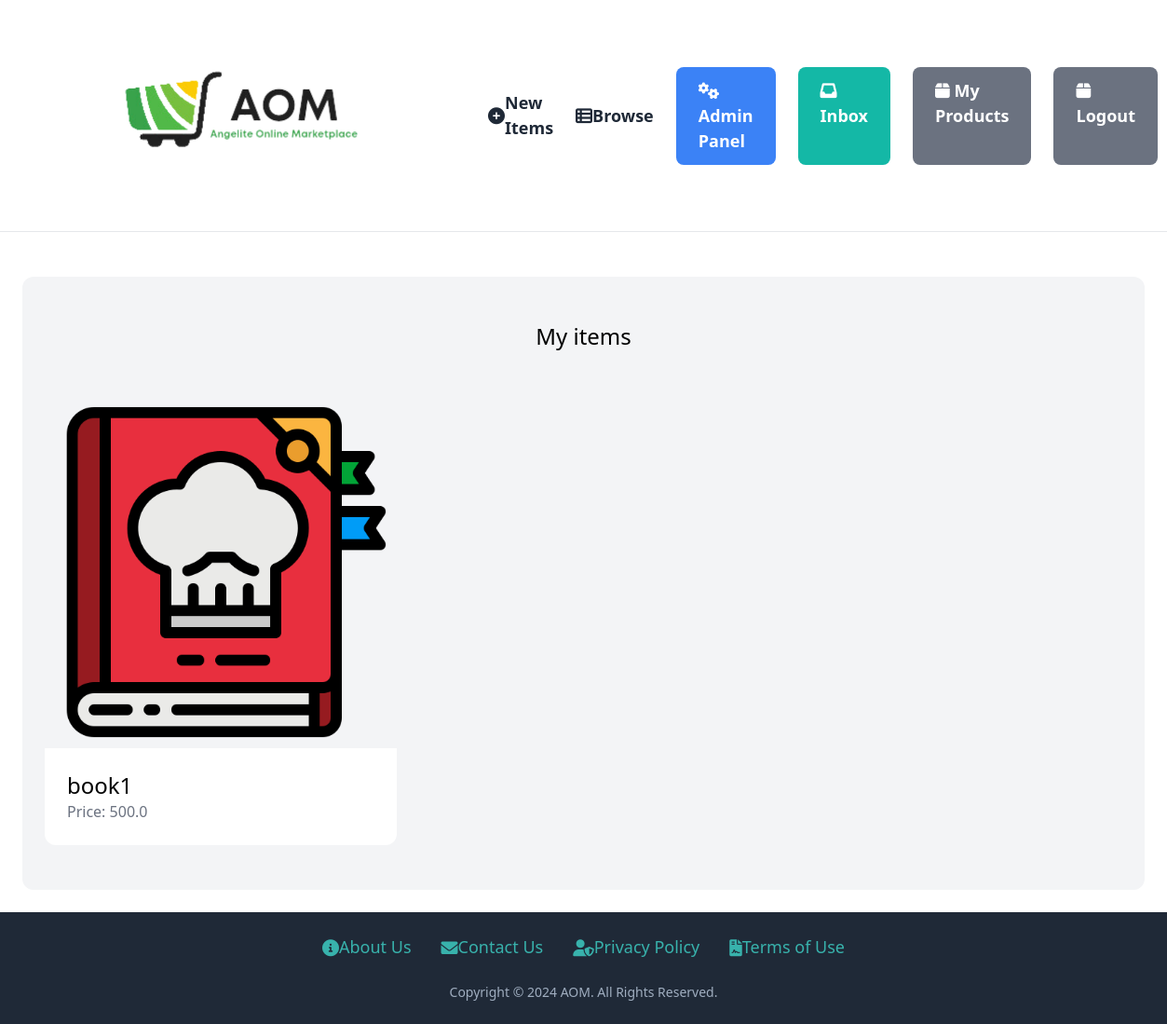
Before: /dashboard/ (signed in) with the older database file.
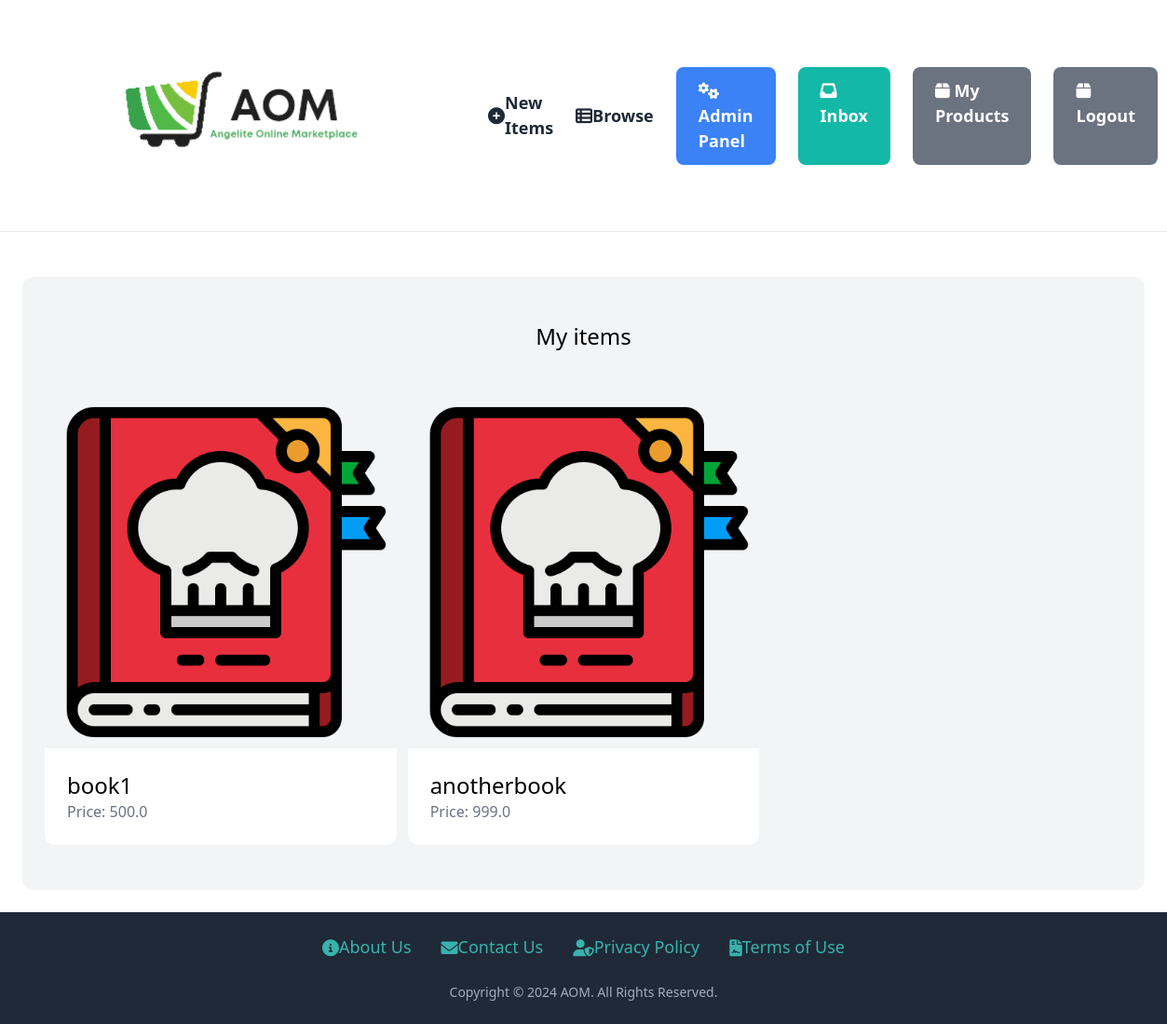
After: the same page with the newer database file.
### item/models.py (models this page shows, shortened)
class Item(models.Model):
    category = models.ForeignKey(Category, related_name='items', on_delete=models.CASCADE)
    name = models.CharField(max_length=225)
    description = models.TextField(blank=True, null=True)
    price = models.FloatField()
    image = models.ImageField(upload_to='item_images', blank=True, null=False)
    is_sold = models.BooleanField(default=False)
    created_by = models.ForeignKey(User, related_name='items', on_delete=models.CASCADE)
    created_at = models.DateTimeField(auto_now_add=True)

### dashboard/views.py (the view)
# urls.py: path('', views.index, name='index'),
@login_required
def index(request):
    item = Item.objects.filter(created_by=request.user)
    return render(request, 'dashboard/index.html', {
        'items' : item,
    })

### dashboard/templates/dashboard/index.html (shortened to what this page needs)
{% extends 'core/base.html' %}
{% block content %}
    <div class="mt-6 px-6 py-12 bg-gray-100 rounded-xl">
        <h2 class="mb-12 text-2xl text-center">My items</h2>
        <div class="grid grid-cols-3 gap-3">
            {% for item in items %}
                <div>
                    <a href="{% url 'item:detail' item.id %}">
                        <div>
                            <img src="{{ item.image.url }}" class="rounded-t-xl">
                        </div>
                        <div class="p-6 bg-white rounded-b-xl">
                            <h2 class="text-2xl">{{ item.name }}</h2>
                            <p class="text-gray-500">Price: {{ item.price }}</p>
                        </div>
                    </a>
                </div>
            {% endfor %}
        </div>
    </div>
{% endblock %}

Changed rows visible on the page:
added Item: image (picture), name "anotherbook", price "999.0"
